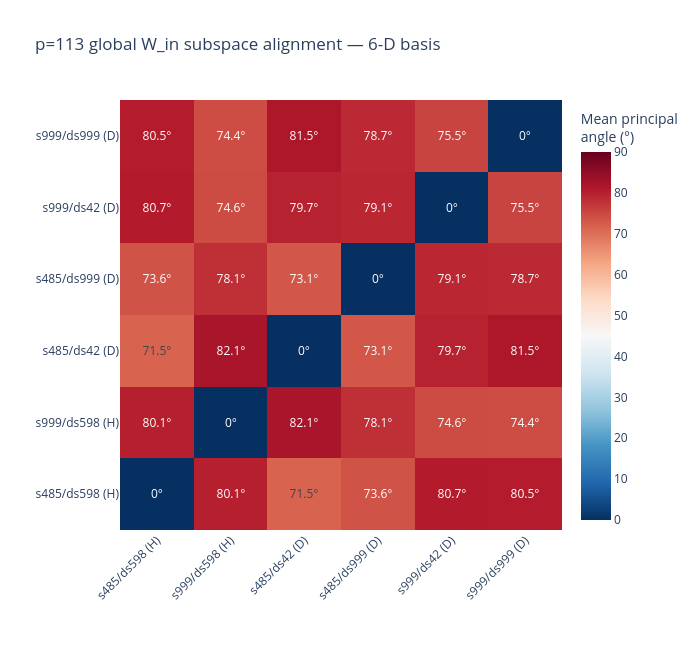

This figure's notebook cell:
### Markdown cell above
## Global subspace alignment

Pairwise mean principal angle between each variant's global k-D W_in subspace.
Low angle = variants converged to the same manifold.  High angle = diverged.

### Code cell
n = len(records)
global_angle_matrix = pairwise_principal_angles([r["global_basis"] for r in records])

health_labels = [
    f"{r['label']} ({'H' if r['health']=='healthy' else 'D'})"
    for r in records
]

fig = go.Figure(go.Heatmap(
    z=global_angle_matrix,
    x=health_labels,
    y=health_labels,
    colorscale="RdBu_r",
    zmid=45, zmin=0, zmax=90,
    text=np.round(global_angle_matrix, 1),
    texttemplate="%{text}°",
    colorbar=dict(title="Mean principal<br>angle (°)"),
))
fig.update_layout(
    title=f"p={PRIME} global W_in subspace alignment — {N_GLOBAL_COMPONENTS}-D basis",
    width=700, height=650,
    xaxis=dict(tickangle=-45),
    margin=dict(l=120, b=120),
)
fig.show()

### Figure 1 — Plotly figure (JSON) as saved in the notebook; plotly's stock layout.template omitted (floating-point values rounded to 4 significant figures)
{"data": [{"colorbar": {"title": {"text": "Mean principal<br>angle (°)"}}, "colorscale": [[0, "rgb(5,48,97)"], [0.1, "rgb(33,102,172)"], [0.2, "rgb(67,147,195)"], [0.3, "rgb(146,197,222)"], [0.4, "rgb(209,229,240)"], [0.5, "rgb(247,247,247)"], [0.6, "rgb(253,219,199)"], [0.7, "rgb(244,165,130)"], [0.8, "rgb(214,96,77)"], [0.9, "rgb(178,24,43)"], [1, "rgb(103,0,31)"]], "text": [[0.0, 80.1, 71.5, 73.6, 80.7, 80.5], [80.1, 0.0, 82.1, 78.1, 74.6, 74.4], [71.5, 82.1, 0.0, 73.1, 79.7, 81.5], [73.6, 78.1, 73.1, 0.0, 79.1, 78.7], [80.7, 74.6, 79.7, 79.1, 0.0, 75.5], [80.5, 74.4, 81.5, 78.7, 75.5, 0.0]], "texttemplate": "%{text}°", "type": "heatmap", "x": ["s485/ds598 (H)", "s999/ds598 (H)", "s485/ds42 (D)", "s485/ds999 (D)", "s999/ds42 (D)", "s999/ds999 (D)"], "y": ["s485/ds598 (H)", "s999/ds598 (H)", "s485/ds42 (D)", "s485/ds999 (D)", "s999/ds42 (D)", "s999/ds999 (D)"], "z": [[0.0, 80.15, 71.52, 73.6, 80.67, 80.5], [80.15, 0.0, 82.05, 78.12, 74.55, 74.35], [71.52, 82.05, 0.0, 73.1, 79.72, 81.53], [73.6, 78.12, 73.1, 0.0, 79.1, 78.72], [80.67, 74.55, 79.72, 79.1, 0.0, 75.46], [80.5, 74.35, 81.53, 78.72, 75.46, 0.0]], "zmax": 90, "zmid": 45, "zmin": 0}], "layout": {"height": 650, "margin": {"b": 120, "l": 120}, "title": {"text": "p=113 global W_in subspace alignment — 6-D basis"}, "width": 700, "xaxis": {"tickangle": -45}}}
